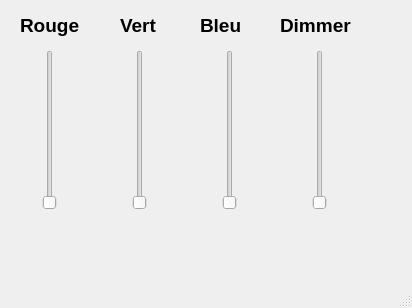
<?xml version="1.0" encoding="UTF-8"?>
<ui version="4.0">
 <class>MainWindow</class>
 <widget class="QMainWindow" name="MainWindow">
  <property name="geometry">
   <rect>
    <x>0</x>
    <y>0</y>
    <width>412</width>
    <height>308</height>
   </rect>
  </property>
  <property name="windowTitle">
   <string>DMX</string>
  </property>
  <widget class="QWidget" name="centralwidget">
   <widget class="QSlider" name="verticalSlider_Red">
    <property name="geometry">
     <rect>
      <x>40</x>
      <y>50</y>
      <width>19</width>
      <height>160</height>
     </rect>
    </property>
    <property name="maximum">
     <number>255</number>
    </property>
    <property name="orientation">
     <enum>Qt::Vertical</enum>
    </property>
   </widget>
   <widget class="QSlider" name="verticalSlider_Green">
    <property name="geometry">
     <rect>
      <x>130</x>
      <y>50</y>
      <width>19</width>
      <height>160</height>
     </rect>
    </property>
    <property name="maximum">
     <number>255</number>
    </property>
    <property name="orientation">
     <enum>Qt::Vertical</enum>
    </property>
   </widget>
   <widget class="QSlider" name="verticalSlider_Blue">
    <property name="geometry">
     <rect>
      <x>220</x>
      <y>50</y>
      <width>19</width>
      <height>160</height>
     </rect>
    </property>
    <property name="maximum">
     <number>255</number>
    </property>
    <property name="orientation">
     <enum>Qt::Vertical</enum>
    </property>
   </widget>
   <widget class="QSlider" name="verticalSlider_Dimmer">
    <property name="geometry">
     <rect>
      <x>310</x>
      <y>50</y>
      <width>19</width>
      <height>160</height>
     </rect>
    </property>
    <property name="maximum">
     <number>255</number>
    </property>
    <property name="orientation">
     <enum>Qt::Vertical</enum>
    </property>
   </widget>
   <widget class="QLabel" name="label_R">
    <property name="geometry">
     <rect>
      <x>20</x>
      <y>10</y>
      <width>71</width>
      <height>31</height>
     </rect>
    </property>
    <property name="font">
     <font>
      <pointsize>14</pointsize>
      <weight>75</weight>
      <bold>true</bold>
     </font>
    </property>
    <property name="text">
     <string>Rouge</string>
    </property>
   </widget>
   <widget class="QLabel" name="label_V">
    <property name="geometry">
     <rect>
      <x>120</x>
      <y>10</y>
      <width>51</width>
      <height>31</height>
     </rect>
    </property>
    <property name="font">
     <font>
      <pointsize>14</pointsize>
      <weight>75</weight>
      <bold>true</bold>
     </font>
    </property>
    <property name="text">
     <string>Vert</string>
    </property>
   </widget>
   <widget class="QLabel" name="label_B">
    <property name="geometry">
     <rect>
      <x>200</x>
      <y>10</y>
      <width>51</width>
      <height>31</height>
     </rect>
    </property>
    <property name="font">
     <font>
      <pointsize>14</pointsize>
      <weight>75</weight>
      <bold>true</bold>
     </font>
    </property>
    <property name="text">
     <string>Bleu</string>
    </property>
   </widget>
   <widget class="QLabel" name="label_D">
    <property name="geometry">
     <rect>
      <x>280</x>
      <y>10</y>
      <width>81</width>
      <height>31</height>
     </rect>
    </property>
    <property name="font">
     <font>
      <pointsize>14</pointsize>
      <weight>75</weight>
      <bold>true</bold>
     </font>
    </property>
    <property name="text">
     <string>Dimmer</string>
    </property>
   </widget>
  </widget>
  <widget class="QStatusBar" name="statusbar"/>
 </widget>
 <resources/>
 <connections/>
</ui>
